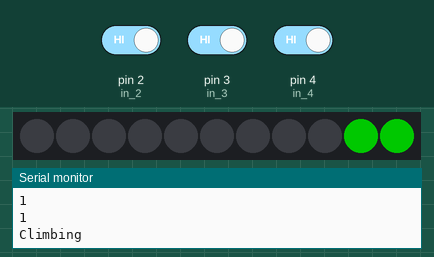
The sketch below on a simulated Arduino Uno, built with avr-gcc and run on an emulated ATmega328P. Parts: 11 RGB LEDs in strip order, left to right, the last lines printed to the serial monitor. The test bench sets the inputs (shaded band); at power-on: pin 2 (in_2) HIGH, pin 4 (in_4) HIGH, pin 3 (in_3) HIGH. Dim RGB values are drawn brighter than linear.

Above: at 1.2 s.
1.3 s: pin 2 (in_2) driven LOW
3.0 s: pin 2 (in_2) driven HIGH
At 3.95 s:
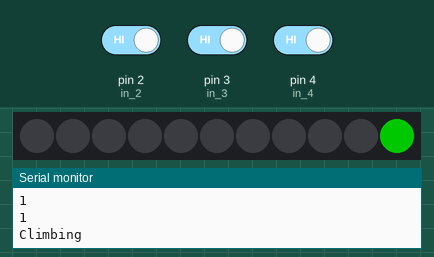
6.0 s: pin 4 (in_4) driven LOW
At 7.2 s:
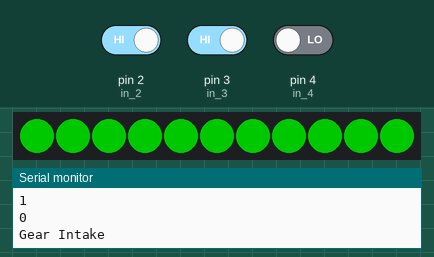
7.5 s: pin 3 (in_3) driven LOW
At 8.3 s:
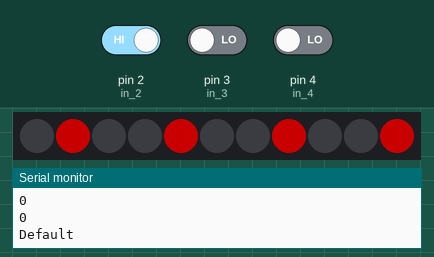
9.0 s: pin 2 (in_2) driven LOW
At 10.2 s:
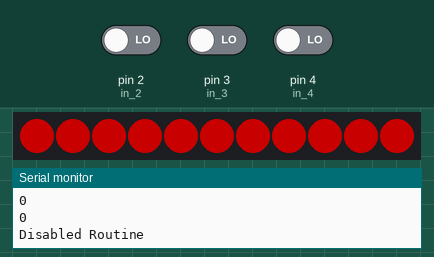
11.1 s: pin 3 (in_3) driven HIGH
At 11.8 s:
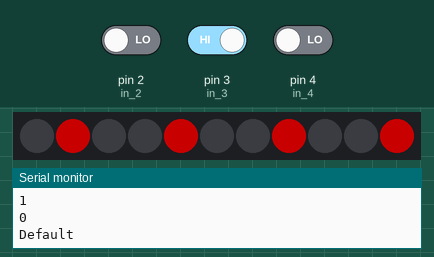

The sketch:

add_led_3997.ino
```cpp
//screaming chickens led code simple
#include <Adafruit_NeoPixel.h>
#ifdef __AVR__
#include <avr/power.h>
#endif

#define PIN A0
#define NUM_LEDS 11
#define BRIGHTNESS 100
int in_1 = 1;
int in_2 = 2;
int in_3 = 3;
int in_4 = 4;

int count = 1;

Adafruit_NeoPixel strip = Adafruit_NeoPixel(NUM_LEDS, PIN, NEO_GRB + NEO_KHZ800);

void setup() {
  Serial.begin(9600);
  pinMode(in_1, INPUT);
  pinMode(in_2, INPUT);
  pinMode(in_3, INPUT);
  pinMode(in_4, INPUT);

  strip.setBrightness(BRIGHTNESS);
  strip.begin();

  strip.show(); // Initialize all pixels to 'off'
}

void loop() {
  Serial.println(digitalRead(in_1));
  Serial.println(digitalRead(in_2));
  Serial.println(digitalRead(in_3));
  Serial.println(digitalRead(in_4));

  if (EnabledRoutine()) {
    Serial.println("Enabled Routine");
    rainbowCycle(1);
  } else if (Ramp()) {
    //gold
    theaterChase(strip.Color(255, 215, 0), 45); // yellow

    Serial.println("Ramp");
    //delay(10);
  }  else if (GearPeg()) {
    Serial.println("GearPeg");
    chase(strip.Color(219, 112, 147));
  } else if (GearIntake()) {
    //green
    Serial.println("Gear Intake");

    green();
  } else if (Climbing()) {
    Serial.println("Climbing");
    chase(strip.Color(0, 255, 0)); // Green
  } else if (DisabledRoutine()) {
    Serial.println("Disabled Routine");
    delay(50);
    red();
    delay(50);

      //theaterChase(strip.Color(255, 0, 0), 45); // Red
  } else {
    Serial.println("Default");
    theaterChase(strip.Color(255, 0, 0), 45); // Red

  }
}

// Input a value 0 to 255 to get a color value.
// The colours are a transition r - g - b - back to r.
uint32_t Wheel(byte WheelPos) {
  WheelPos = 255 - WheelPos;
  if (WheelPos < 85) {
    return strip.Color(255 - WheelPos * 3, 0, WheelPos * 3);
  }
  if (WheelPos < 170) {
    WheelPos -= 85;
    return strip.Color(0, WheelPos * 3, 255 - WheelPos * 3);
  }
  WheelPos -= 170;
  return strip.Color(WheelPos * 3, 255 - WheelPos * 3, 0);
}

void rainbowCycle(uint8_t wait) {
  uint16_t i, j;

  for (j = 0; j < 256; j++) { // 5 cycles of all colors on wheel
    for (i = 0; i < NUM_LEDS; i++) {
      strip.setPixelColor(i, Wheel(((i * 256 / NUM_LEDS) + j) & 255));
    }
    strip.show();
    delay(wait);
  }
}


//Theatre-style crawling lights.
void theaterChase(uint32_t c, uint8_t wait) {
  for (int j = 0; j < 5; j++) { //do 10 cycles of chasing
    for (int q = 0; q < 3; q++) {
      for (uint16_t i = 0; i < NUM_LEDS; i = i + 3) {
        strip.setPixelColor(i + q, c);  //turn every third pixel on
      }
      strip.show();

      delay(wait);

      for (uint16_t i = 0; i < NUM_LEDS; i = i + 3) {
        strip.setPixelColor(i + q, 0);      //turn every third pixel off
      }
    }
  }
}
void color (int red, int green, int blue) {
  for (int i = 0; i < NUM_LEDS; i++) {
    strip.setPixelColor(i, strip.Color(red, green, blue));
    strip.show();
    //delay(100);
  }
}

void blue () {
  for (int i = 0; i < NUM_LEDS; i++) {
    strip.setPixelColor(i, strip.Color(0, 0, 255));
    strip.show();
    //delay(100);
  }
}
void red () {
  for (int i = 0; i < NUM_LEDS; i++) {
    strip.setPixelColor(i, strip.Color(255, 0, 0));
    strip.show();
    //delay(100);
  }
}

void green () {
  for (int i = 0; i < NUM_LEDS; i++) {
    strip.setPixelColor(i, strip.Color(0, 255, 0));
    strip.show();
    //delay(100);
  }
}
bool DisabledRoutine() {
  return (((digitalRead(in_1) == LOW) && (digitalRead(in_2) == LOW) && (digitalRead(in_3) == LOW) && (digitalRead(in_4) == LOW)));

}

bool EnabledRoutine() {
  return (((digitalRead(in_1) == HIGH) && (digitalRead(in_2) == LOW) && (digitalRead(in_3) == LOW) && (digitalRead(in_4) == LOW)));

}

bool Ramp() {
  return (((digitalRead(in_1) == HIGH) && (digitalRead(in_2) == HIGH) && (digitalRead(in_3) == LOW) && (digitalRead(in_4) == HIGH)));

}

//PIDLockedOn
bool GearPeg() {
  return (((digitalRead(in_1) == HIGH) && (digitalRead(in_2) == LOW) && (digitalRead(in_3) == HIGH) && (digitalRead(in_4) == HIGH)));

}
bool GearIntake() {
  return (((digitalRead(in_1) == LOW) && (digitalRead(in_2) == HIGH) && (digitalRead(in_3) == HIGH) && (digitalRead(in_4) == LOW)));

}
bool Climbing() {
  return (((digitalRead(in_1) == LOW) && (digitalRead(in_2) == HIGH) && (digitalRead(in_3) == HIGH) && (digitalRead(in_4) == HIGH)));

}

static void chase(uint32_t c) {
  for (uint16_t i = 0; i < NUM_LEDS + 4; i++) {
    strip.setPixelColor(i  , c); // Draw new pixel
    strip.setPixelColor(i - 4, 0); // Erase pixel a few steps back
    strip.show();
    delay(10);
  }
}

void example(int red, int green, int blue) {
  for (uint16_t i = 0; i < (NUM_LEDS); i++) {
    strip.setPixelColor(i  , strip.Color(red, green, blue)); // Draw new pixel
    strip.show();
    delay(10);
  }
  for (uint16_t i = (NUM_LEDS); i > 0 ; i--) {
    strip.setPixelColor(i  , strip.Color(0, 0, 0)); // Draw blank pixel
    strip.show();
    delay(20);
  }
}
```

Measured:
- after the input at 6.0 s, the LEDs: change after 0.07 s (image 2)
- after the input at 7.5 s, the LEDs: first change at once (image 3 shows a later state)
- after the input at 11.1 s, the LEDs: first change after 0.15 s (image 5 shows a later state)
